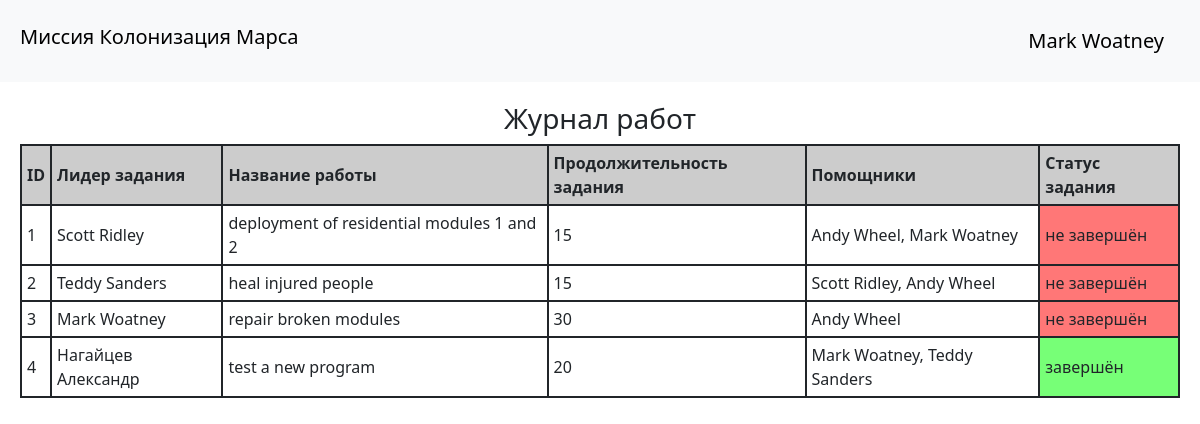
Screenshot of /worklog (signed in) with the database file from the repository.
### users.py (models this page shows, shortened)
class User(SqlAlchemyBase, UserMixin):
    __tablename__ = 'users'
    id = Column(Integer, primary_key=True, autoincrement=True)
    surname = Column(String, nullable=True)
    name = Column(String, nullable=True)
    age = Column(Integer, nullable=True)
    position = Column(String, nullable=True)
    speciality = Column(String, nullable=True)
    address = Column(String, nullable=True)
    email = Column(String, unique=True, nullable=True)
    hashed_password = Column(String, nullable=True)
    modified_date = Column(DateTime, default=datetime.datetime.now)
    job = orm.relationship("Jobs", back_populates="user")

### jobs.py (models this page shows, shortened)
class Jobs(SqlAlchemyBase):
    __tablename__ = 'jobs'
    id = Column(Integer, primary_key=True, autoincrement=True)
    team_leader = Column(Integer, ForeignKey("users.id"))
    job = Column(String, nullable=True)
    work_size = Column(Integer, nullable=True)
    collaborators = Column(String, nullable=True)
    start_date = Column(DateTime, default=datetime.datetime.now)
    end_date = Column(DateTime, default=datetime.datetime.now)
    is_finished = Column(Boolean, nullable=True)
    user = orm.relationship("User")

### main.py (the view)
@app.route("/worklog")
@login_required
def worklog():
    return render_template("worklog.html", title="Журнал работы",
                           stylesheet_path=url_for('static', filename='css/style.css'),
                           jobs=db_sess.query(Jobs).all(), users=db_sess.query(User).all())

### main.py (called while the page is built)
@login_manager.user_loader
def load_user(user_id):
    return db_sess.query(User).get(user_id)

### templates/worklog.html
{% extends "base.html" %}
{% block content %}
<h3 align="center">Журнал работ</h3>
<table class="table_padding" align="center">
    <tr>
        <th>ID</th>
        <th>Лидер задания</th>
        <th>Название работы</th>
        <th>Продолжительность задания</th>
        <th>Помощники</th>
        <th>Статус задания</th>
    </tr>
    {% for job in jobs %}
    <tr>
        <td>{{ job.id }}</td>
        {% set leader = users[job.team_leader - 1] %}
        <td>{{ leader.surname }} {{ leader.name }}</td>
        <td>{{ job.job }}</td>
        <td>{{ job.work_size }}</td>
        <td>
            {% for collaborator in job.collaborators.split(", ") %}
                {% set user = users[collaborator|int - 1] %}
                {{user.surname}} {{user.name}}{% if not loop.last %}, {% endif %}
            {% endfor %}
        </td>
        <td style="background-color: #{% if job.is_finished == 1 %}77FF77{% else %}FF7777{% endif %}">
            {% if job.is_finished == 1 %}завершён{% else %}не завершён{% endif %}
        </td>
    </tr>
    {% endfor %}
</table>
{% endblock %}

### templates/base.html (shortened to what this page needs)
<!DOCTYPE html>
<html>
<head>
    <link href="https://cdn.jsdelivr.net/npm/bootstrap@5.3.0-alpha1/dist/css/bootstrap.min.css" rel="stylesheet"
/>
    <link rel="stylesheet" type="text/css" href="{{ stylesheet_path }}"/>
</head>
<body>
    <header>
        <nav class="navbar navbar-light bg-light" style="padding: 20px">
            <div padding="20px">
                <h1 class="navbar-brand">Миссия Колонизация Марса</h1>
            </div>
            {% if current_user.is_authenticated %}
                <a class="navbar-brand" href="/logout">{{ current_user.surname}} {{ current_user.name }}</a>
            {% else %}
                <p>
                    <a class="btn btn-primary" href="/register">Зарегистрироваться</a>
                    <a class="btn btn-success" href="/login">Войти</a>
                </p>
            {% endif %}
        </nav>
    </header>
    <main class="padding">
        {% block content %} {% endblock %}
    </main>
</body>
</html>

### static/css/style.css (style rules this page uses)
th { background-color: #cccccc; border: 2px solid; bordercolor: #000000; padding: 5px; }
td { background-color: #ffffff; border: 2px solid; bordercolor: #000000; padding: 5px; }
.padding { padding: 20px; }

### rows the page displays
User: surname "Mark", name "Woatney", surname "Mark" "Mark", name "Woatney" "Woatney"
Jobs: id "1", job "deployment of residential modules 1 and 2", work_size "15", is_finished "не завершён"
User: surname "Scott", name "Ridley", surname "Scott", name "Ridley"
User: surname "Andy" "Andy" "Andy", name "Wheel" "Wheel" "Wheel"
Jobs: id "2", job "heal injured people", work_size "15", is_finished "не завершён"
User: surname "Teddy", name "Sanders", surname "Teddy", name "Sanders"
Jobs: id "3", job "repair broken modules", work_size "30", is_finished "не завершён"
Jobs: id "4", job "test a new program", work_size "20", is_finished "завершён"
User: surname "Нагайцев", name "Александр"
